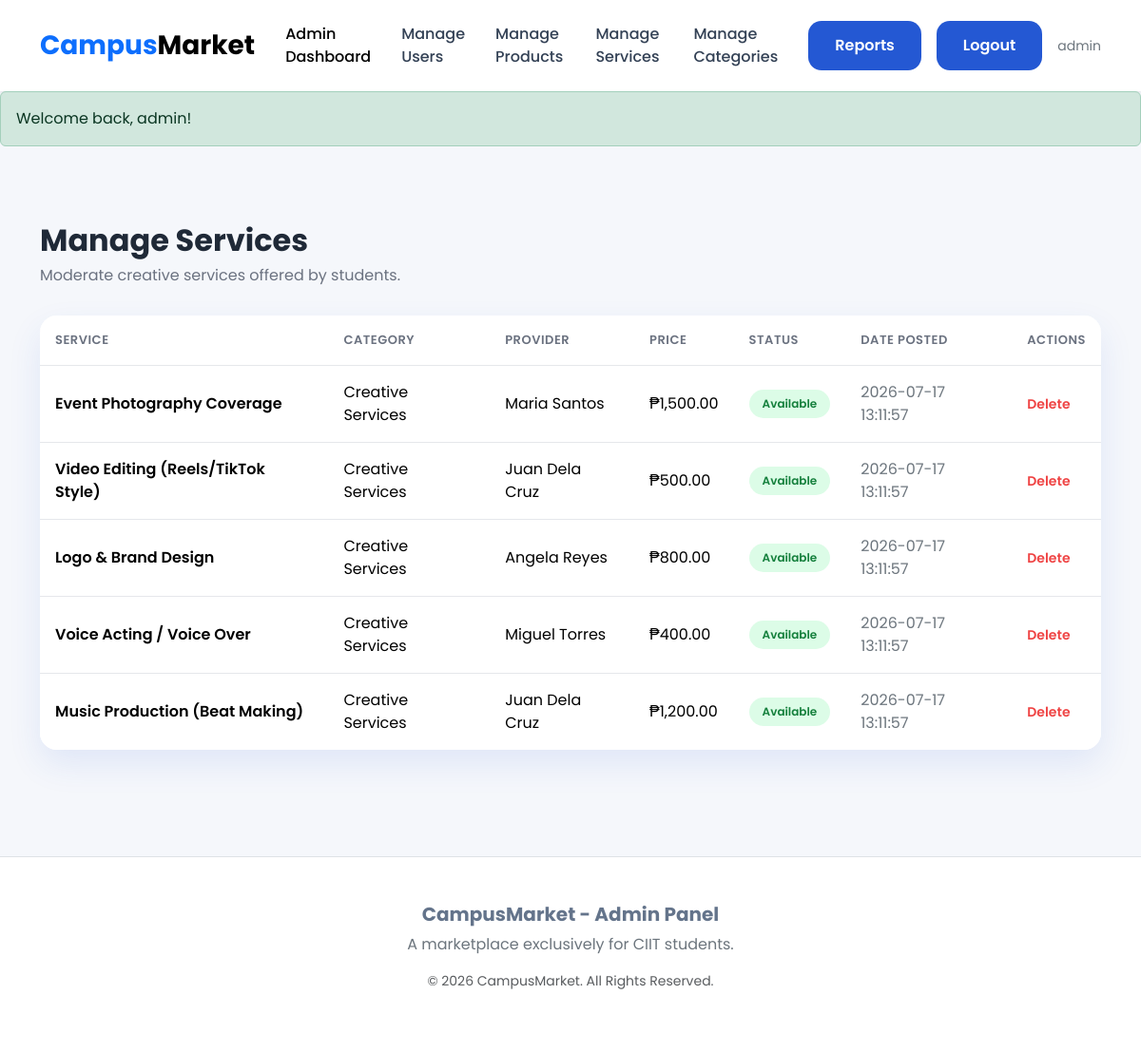
The page /admin/manage_services.php (signed in) on the database its author committed.
### tables this page shows
CREATE TABLE `services` (
  `service_id` int(11) NOT NULL,
  `user_id` int(11) NOT NULL,
  `category_id` int(11) NOT NULL,
  `service_name` varchar(150) NOT NULL,
  `description` text DEFAULT NULL,
  `price` decimal(10,2) NOT NULL,
  `status` varchar(20) DEFAULT 'available',
  `date_posted` datetime DEFAULT current_timestamp()
);

CREATE TABLE `categories` (
  `category_id` int(11) NOT NULL,
  `category_name` varchar(100) NOT NULL,
  `category_type` varchar(50) NOT NULL DEFAULT 'general'
);

CREATE TABLE `users` (
  `user_id` int(11) NOT NULL,
  `full_name` varchar(100) NOT NULL,
  `email` varchar(100) NOT NULL,
  `password` varchar(255) NOT NULL,
  `student_id` varchar(50) DEFAULT NULL,
  `contact_number` varchar(20) DEFAULT NULL,
  `profile_image` varchar(255) DEFAULT 'default.png',
  `date_registered` datetime DEFAULT current_timestamp()
);

### admin/manage_services.php (the view, shortened to what this page needs)
<?php
require_once __DIR__ . '/../config/database.php';
$stmt = $conn->query(
    "SELECT s.service_id, s.service_name, s.price, s.status, s.date_posted,
            c.category_name, u.full_name AS provider_name
     FROM services s
     JOIN categories c ON s.category_id = c.category_id
     JOIN users u ON s.user_id = u.user_id
     ORDER BY s.date_posted DESC"
);
$services = $stmt->fetchAll(PDO::FETCH_ASSOC);
require_once __DIR__ . '/../includes/admin_header.php';
?>
<div class="container py-4">
    <div class="page-header">
        <h1>Manage Services</h1>
        <p>Moderate creative services offered by students.</p>
    </div>
    <?php if (empty($services)): ?>
        <div class="empty-state">
            <i class="bi bi-stars empty-icon"></i>
            <h3>No services posted yet</h3>
        </div>
    <?php else: ?>
        <div class="table-card">
            <div class="table-responsive">
                <table class="table align-middle">
                    <thead>
                        <tr>
                            <th>Service</th>
                            <th>Category</th>
                            <th>Provider</th>
                            <th>Price</th>
                            <th>Status</th>
                            <th>Date Posted</th>
                            <th>Actions</th>
                        </tr>
                    </thead>
                    <tbody>
                        <?php foreach ($services as $service): ?>
                        <tr>
                            <td class="fw-semibold"><?= sanitize($service['service_name']) ?></td>
                            <td><?= sanitize($service['category_name']) ?></td>
                            <td><?= sanitize($service['provider_name']) ?></td>
                            <td>₱<?= number_format($service['price'], 2) ?></td>
                            <td><span class="badge-status <?= sanitize($service['status']) ?>"><?= sanitize(ucfirst($service['status'])) ?></span></td>
                            <td class="text-secondary"><?= sanitize($service['date_posted']) ?></td>
                            <td class="row-actions">
                                <a href="delete_service.php?id=<?= $service['service_id'] ?>" class="action-delete"
                                   onclick="return confirm('Remove this service listing?');">Delete</a>
                            </td>
                        </tr>
                        <?php endforeach; ?>
                    </tbody>
                </table>
            </div>
        </div>
    <?php endif; ?>
</div>
<?php require_once __DIR__ . '/../includes/admin_footer.php'; ?>

### assets/css/style.css (style rules this page uses)
:root { --primary: #2458d3; --primary-dark: #173a99; --primary-light: #eaf2ff; --background: #f5f7fb; --white: #ffffff; --text: #1f2937; --gray: #6b7280; --border: #e5e7eb; --success: #22c55e; --danger: #ef4444; --warning: #f59e0b; --radius: 18px; --shadow: 0 15px 35px rgba(36, 88, 211, 0.1); }
* { margin: 0; padding: 0; box-sizing: border-box; }
body { font-family: "Poppins", sans-serif; background: var(--background); color: var(--text); }

### assets/css/forms.css (style rules this page uses)
.page-header { padding: 40px 0 30px; }
.page-header h1 { font-weight: 700; font-size: 32px; margin-bottom: 6px; }
.page-header p { color: var(--gray); font-size: 16px; margin: 0; }

### assets/css/listings.css (style rules this page uses)
.table-card { background: var(--white); border-radius: var(--radius); box-shadow: var(--shadow); overflow: hidden; margin-bottom: 40px; }
.table-card table { margin-bottom: 0; }
.table-card thead { background: var(--background); }
.table-card thead th { font-size: 13px; text-transform: uppercase; letter-spacing: 0.04em; color: var(--gray); font-weight: 600; border-bottom: 1px solid var(--border); padding: 16px; }
.table-card tbody td { padding: 16px; vertical-align: middle; border-bottom: 1px solid var(--border); }
.table-card tbody tr:last-child td { border-bottom: none; }
.badge-status { display: inline-block; padding: 6px 14px; border-radius: 999px; font-size: 12px; font-weight: 600; text-transform: capitalize; }
.badge-status.available { background: #dcfce7; color: #15803d; }
.row-actions a { font-size: 14px; font-weight: 600; text-decoration: none; margin-right: 14px; }
.row-actions a.action-delete { color: var(--danger); }

### rows shown on the page
services: service_name "Event Photography Coverage", category.category_name "Creative Services", user.full_name "Maria Santos", price "1,500.00", status "Available", date_posted "2026-07-17 13:11:57"
services: service_name "Video Editing (Reels/TikTok Style)", category.category_name "Creative Services", user.full_name "Juan Dela Cruz", price "500.00", status "Available", date_posted "2026-07-17 13:11:57"
services: service_name "Logo & Brand Design", category.category_name "Creative Services", user.full_name "Angela Reyes", price "800.00", status "Available", date_posted "2026-07-17 13:11:57"
services: service_name "Voice Acting / Voice Over", category.category_name "Creative Services", user.full_name "Miguel Torres", price "400.00", status "Available", date_posted "2026-07-17 13:11:57"
services: service_name "Music Production (Beat Making)", category.category_name "Creative Services", user.full_name "Juan Dela Cruz", price "1,200.00", status "Available", date_posted "2026-07-17 13:11:57"

### other values the page prints
$_SESSION['admin_username'] "admin"
$_SESSION['flash_message'] "Welcome back, admin!"
